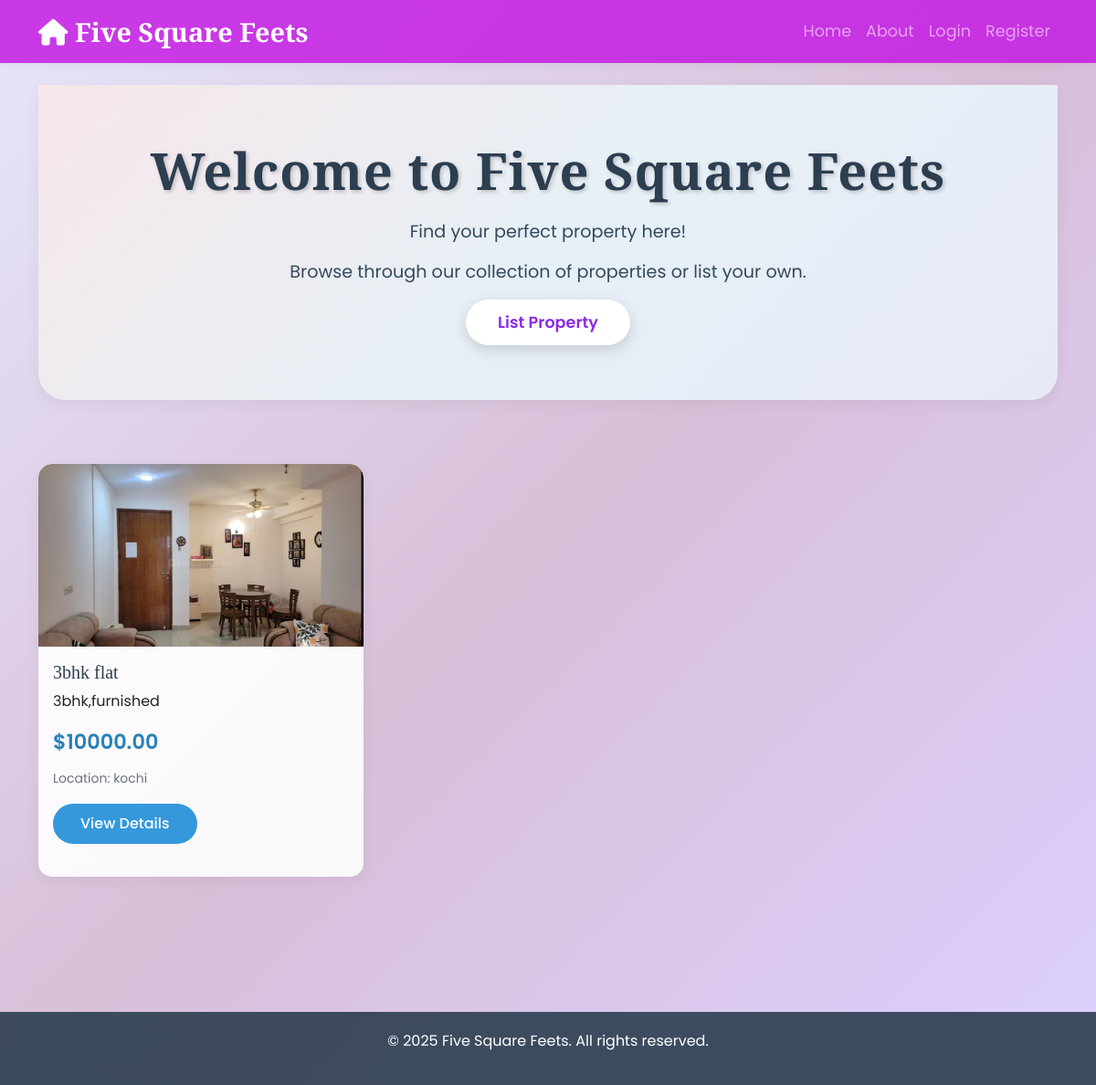
The page / on the database its author committed.
### fivesquarefeets_django1/models.py (models this page shows, shortened)
class Property(models.Model):
    PROPERTY_TYPES = (
        ('house', 'House'),
        ('apartment', 'Apartment'),
        ('villa', 'Villa'),
        ('land', 'Land'),
        ('commercial', 'Commercial'),
    )
    STATUS_CHOICES = (
        ('sale', 'For Sale'),
        ('rent', 'For Rent'),
    )
    title = models.CharField(max_length=200)
    description = models.TextField()
    price = models.DecimalField(max_digits=10, decimal_places=2)
    location = models.CharField(max_length=200)
    property_type = models.CharField(max_length=20, choices=PROPERTY_TYPES)
    status = models.CharField(max_length=10, choices=STATUS_CHOICES)
    area = models.IntegerField(help_text="Area in square feet", default=0)  # Added default value
    bedrooms = models.IntegerField(default=0)
    bathrooms = models.IntegerField(default=0)
    images = models.ImageField(upload_to='property_pics')
    owner = models.ForeignKey(User, on_delete=models.CASCADE)
    created_at = models.DateTimeField(default=timezone.now)
    class Meta:
        verbose_name_plural = "Properties"

### fivesquarefeets_django1/views.py (the view)
# urls.py: path('', views.home, name='home'),
def home(request):
    properties = Property.objects.all().order_by('-created_at')
    return render(request, 'fivesquarefeets_django1/home.html', {
        'properties': properties,
        'title': 'Home'
    })

### templates/fivesquarefeets_django1/home.html
{% extends "base.html" %}
{% block body_class %}home-bg{% endblock %}
{% block content %}
<div class="hero-section">
    <h1>Welcome to Five Square Feets</h1>
    <p>Find your perfect property here!</p>
    <p>Browse through our collection of properties or list your own.</p>
    <a href="{% url 'property-create' %}" class="btn btn-primary btn-lg">List Property</a>
</div>
<div class="properties-section">
    <div class="row">
        {% for property in properties %}
            <div class="col-md-4 mb-4">
                <div class="card property-card h-100">
                    {% if property.images %}
                        <img src="{{ property.images.url }}" class="card-img-top" alt="{{ property.title }}">
                    {% endif %}
                    <div class="card-body">
                        <h5 class="card-title">{{ property.title }}</h5>
                        <p class="card-text">{{ property.description|truncatewords:20 }}</p>
                        <p class="property-price">${{ property.price }}</p>
                        <p class="card-text"><small class="text-muted">Location: {{ property.location }}</small></p>
                        <a href="{% url 'property-detail' property.pk %}" class="btn btn-primary">View Details</a>
                    </div>
                </div>
            </div>
        {% empty %}
            <div class="col-12 text-center">
                <p>No properties listed yet.</p>
            </div>
        {% endfor %}
    </div>
</div>
{% endblock %}

### static/css/style.css (style rules this page uses)
:root { --primary-font: 'Poppins', sans-serif; --heading-font: 'Playfair Display', serif; }
body { font-family: var(--primary-font); min-height: 100vh; transition: all 0.3s ease; }
.home-bg { background: linear-gradient(135deg, #E6E6FA, #D8BFD8, #DCD0FF); }
.hero-section { background: linear-gradient(135deg, #E6E6FA, #D8BFD8, #DCD0FF); }
.card { background: rgba(255, 255, 255, 0.92); }
.card { background: rgba(255, 255, 255, 0.85); backdrop-filter: blur(10px); border: none; border-radius: 15px; box-shadow: 0 5px 15px rgba(0,0,0,0.05); transition: all 0.3s ease; }
h1, h2, h3, h4, h5 { font-family: var(--heading-font); color: #2c3e50; }
.btn { border-radius: 25px; padding: 8px 20px; transition: all 0.3s ease; font-weight: 500; }
.property-card { overflow: hidden; }
.property-card img { transition: transform 0.5s ease; }
.property-price { font-size: 1.5rem; color: #2980b9; font-weight: 600; }
.card, .btn, .alert { animation: fadeIn 0.5s ease; }
.hero-section { background: linear-gradient(135deg, #9400D3, #8A2BE2, #7B68EE); padding: 80px 0; text-align: center; margin-bottom: 40px; border-radius: 20px; box-shadow: 0 10px 30px rgba(148, 0, 211, 0.2); }
.hero-section h1 { font-size: 3.5rem; color: white; margin-bottom: 20px; text-shadow: 2px 2px 4px rgba(0,0,0,0.2); font-weight: 700; letter-spacing: 1px; }
.hero-section p { font-size: 1.2rem; color: rgba(255, 255, 255, 0.95); margin-bottom: 30px; }
.hero-section .btn-primary { background: white; color: #8A2BE2; font-weight: 600; padding: 12px 35px; font-size: 1.1rem; box-shadow: 0 5px 15px rgba(0,0,0,0.15); }
.properties-section { padding: 40px 0; }
.property-card { transition: transform 0.3s ease, box-shadow 0.3s ease; margin-bottom: 20px; background: rgba(255, 255, 255, 0.9); }
.property-card img { height: 200px; object-fit: cover; border-radius: 15px 15px 0 0; }
.property-price { font-size: 1.4rem; color: #2980b9; font-weight: 600; margin: 10px 0; }
.hero-section { background: linear-gradient(135deg, #f6e7ea, #e7f0f6, #e7eaf6); padding: 60px 0; text-align: center; border-radius: 0 0 30px 30px; margin-bottom: 30px; box-shadow: 0 5px 15px rgba(0,0,0,0.05); }
.hero-section h1 { color: #2c3e50; margin-bottom: 20px; font-size: 3.5rem; font-weight: 600; }
.hero-section p { color: #34495e; font-size: 1.2rem; margin-bottom: 15px; }
.btn-primary { background: #3498db; border: none; padding: 10px 30px; font-weight: 500; }

### rows shown on the page
Property: images (picture), title "3bhk flat", description "3bhk,furnished", price "10000.00", location "kochi"
